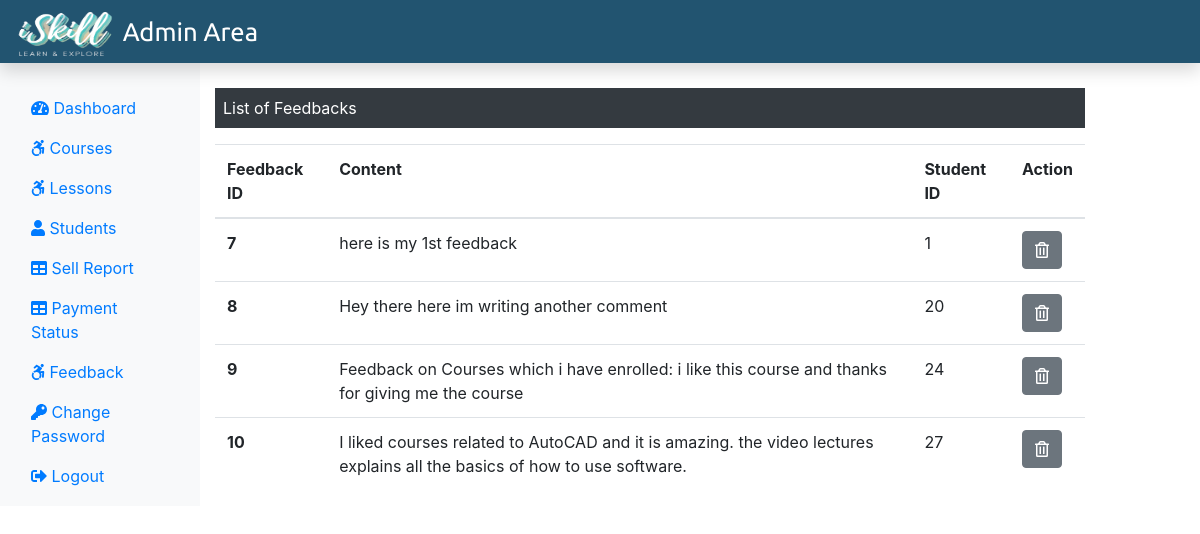
The app's page /Admin/feedback.php (signed in) with its own data.
### tables this page shows
CREATE TABLE `tblfeedback` (
  `FeedbackId` int(11) NOT NULL,
  `FeedbackContent` text NOT NULL,
  `StudentId` int(11) NOT NULL,
  `CourseId` int(11) NOT NULL
);

### Admin/feedback.php (the view, shortened to what this page needs)
<?php
include('./admininclude/header.php');
include('../dbConnection.php');
?>
    <div class="col-sm-9 mt-5">
        <p class="bg-dark text-white p-2">List of Feedbacks </p>
        <?php
            $sql = "SELECT * FROM tblFeedback";
            $result = $conn->query($sql);
            if($result->num_rows >0){
                echo '<table class="table">
                <thread>
                    <tr>
                        <th scope="col">Feedback ID </th>
                        <th scope="col">Content </th>
                        <th scope="col">Student ID </th>
                        <th scope="col">Action </th>
                    </tr>
                </thread>
                <tbody>';
                while($row = $result->fetch_assoc()){
                    echo '<tr>';
                    echo '<th scope="row">' .$row["FeedbackId"]. '</th>';
                    echo '<td>' .$row["FeedbackContent"].'</td>' ;
                    echo '<td>' .$row["StudentId"]. '</td>';
                    echo '<td><form action="" method = "POST" class="d-inline"><input type="hidden" name="id" value='.$row["FeedbackId"].'><button type="submit" class="btn btn-secondary" name="delete" value="Delete"><i class="far fa-trash-alt"></i></button></form></td></tr>';
                }
                echo '</tbody>
                </table>';
            } else {
                echo "0 result";
            }
            ?>
        </div>
    </div>
</div>
<?php
include('./admininclude/footer.php');
?>

### records on screen
tblfeedback: FeedbackId "7", FeedbackContent "here is my 1st feedback", StudentId "1"
tblfeedback: FeedbackId "8", FeedbackContent "Hey there here im writing another comment", StudentId "20"
tblfeedback: FeedbackId "9", FeedbackContent "Feedback on Courses which i have enrolled: i like this course and thanks for giving me the course", StudentId "24"
tblfeedback: FeedbackId "10", FeedbackContent "I liked courses related to AutoCAD and it is amazing. the video lectures explains all the basics of how to use software.", StudentId "27"
